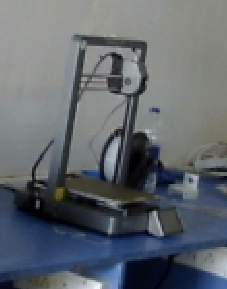
#> input picture seed/3d.png, 227 x 289 px, found by its file name
$ python front.py
#> lines starting #> are read from the running program, lines starting #| are printed output that depends on the picture
#!/usr/bin/env python3
"""
MISSILE LOCK MODE – LIVE CAMERA (FIXED FOR REAL TARGETS)
- Stricter validation to avoid false positives
- Motion tracking to maintain lock on real target
- Background subtraction to ignore static patterns
"""

import os
import cv2
import numpy as np
import time
from pathlib import Path
from collections import deque

# Suppress Qt font warnings
os.environ["QT_LOGGING_RULES"] = "qt5ct.debug=false;qt.qpa.fonts=false"

# ==================== CONFIG ====================
REF_PATH              = "/home/daniel/Desktop/drone/seed/3d.png"
CAMERA_ID             = 0
SESSION_DURATION      = 180  # 3 minutes

# MUCH STRICTER THRESHOLDS for live camera
TEMPLATE_THRESHOLD    = 0.6    # Increased from 0.3 - much stricter
ORB_CONFIRM_THRESHOLD = 15.0   # Increased from 6.0 - need more matches
ORB_RATIO_TEST        = 0.7    # Stricter ratio test

# Target validation
MIN_MATCHES_FOR_LOCK  = 20     # Minimum ORB matches to consider it real
MAX_MOVEMENT_PER_FRAME = 100    # Max pixels target can move between frames
HISTORY_SIZE          = 10      # Track last N positions for smoothing

DISPLAY_SCALE         = 0.65
REF_DISPLAY_WIDTH     = 110
LOCK_COLOR            = (0, 0, 255)   # Red
SEARCH_COLOR          = (0, 255, 0)   # Green
CONFIRMED_COLOR       = (0, 255, 255) # Yellow for confirmed targets
OUTPUT_FOLDER         = "live_screenshots"

ZOOM_PAD              = 25
FRAME_SKIP            = 1  # Process every frame for better tracking

# ==================== TARGET TRACKER CLASS ====================
class TargetTracker:
    # [58 lines left out: functions __init__, update, get_tracked_target, not called in this run]


# ==================== BACKGROUND SUBTRACTOR ====================
class BackgroundFilter:
    def __init__(self):
        self.backSub = cv2.createBackgroundSubtractorMOG2(detectShadows=False)
        self.foreground_mask = None

    # [10 lines left out: function filter_frame, not called in this run]


# ==================== MAIN ====================
def main():
    print("=== MISSILE LOCK MODE – LIVE CAMERA (STRICT TARGET VALIDATION) ===\n")
    print(f"Session duration: {SESSION_DURATION} seconds")
    print(f"Thresholds: TM>{TEMPLATE_THRESHOLD}, ORB>{ORB_CONFIRM_THRESHOLD}, MIN>{MIN_MATCHES_FOR_LOCK}")
    print("Press 'q' to quit, 'd' to debug view\n")

    # Load reference
    if not Path(REF_PATH).is_file():
        print(f"ERROR: Reference not found → {REF_PATH}")
        return

    ref_bgr = cv2.imread(REF_PATH)
#> ref_bgr is the input picture: shape (289, 227, 3); mean B, G, R 108.9, 102.6, 96.8
    if ref_bgr is None:
        print("ERROR: Could not load reference image")
        return

    ref_gray = cv2.cvtColor(ref_bgr, cv2.COLOR_BGR2GRAY)
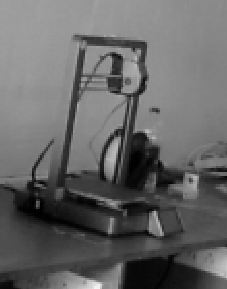
#> ref_gray: shape (289, 227); min 0, max 244, mean 101.6
    ref_h, ref_w = ref_gray.shape
#> ref_h = 289; ref_w = 227

    # Extract reference features
    orb_ref = cv2.ORB_create(nfeatures=5000)
    kp_ref, des_ref = orb_ref.detectAndCompute(ref_gray, None)
#> kp_ref = 1096 keypoints; strongest (x, y, size): (154, 213, 44.6), (155, 211, 31), (119, 91, 37.2), (119, 92, 31)
    if des_ref is None or len(des_ref) < 50:
        print("ERROR: Reference image doesn't have enough features!")
        return

    print(f"Reference loaded: {ref_w}x{ref_h}, {len(des_ref)} features")
#| Reference loaded: 227x289, 1096 features

    # Small overlay reference
    ref_small = cv2.resize(ref_bgr, (REF_DISPLAY_WIDTH, int(REF_DISPLAY_WIDTH * ref_bgr.shape[0] / ref_bgr.shape[1])))
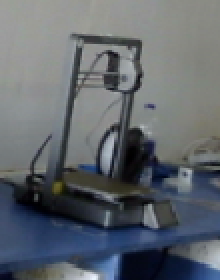
#> ref_small: shape (140, 110, 3) (shown 2 times larger); mean B, G, R 108.7, 102.4, 96.6

    # Multi-scale templates (narrower range for live)
    scales = [0.9, 1.0, 1.1]  # Reduced range to avoid false positives
    scaled_templates = []
    for s in scales:
        try:
            tmpl = cv2.resize(ref_gray, (int(ref_w * s), int(ref_h * s)))
            scaled_templates.append((s, tmpl))
        except:
            continue
#> after the loop, scaled_templates = 3 items

    # Initialize camera
#> (the run stopped early here; a loop or call above may not have finished)

$ run again, with seed/seed.png copied over seed/3d.png
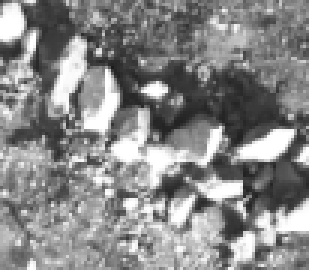
#> input picture seed/seed.png, 103 x 90 px, found by its file name (shown 3 times larger)
#> in main, ref_bgr is the input picture: shape (90, 103, 3); min 27, max 255, mean 135.6
#> kp_ref = 73 keypoints; strongest (x, y, size): (67, 54, 31), (33, 42, 31), (48, 37, 31), (49, 46, 31)
#| Reference loaded: 103x90, 73 features
#> in main, `ref_small = cv2.resize(ref_bgr, (REF_DISPLAY_WIDTH, int(REF_DISPLAY_WI..`:
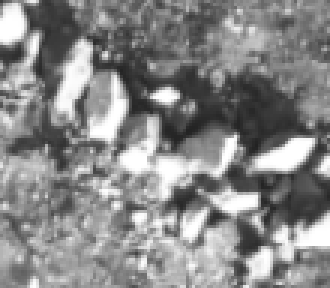
#> ref_small: shape (96, 110, 3) (shown 3 times larger); min 34, max 255, mean 135.5
#> the loop in main, `for s in scales:` made 3 passes
#> pass 3, in main, `tmpl = cv2.resize(ref_gray, (int(ref_w * s), int(ref_h * s)))`:
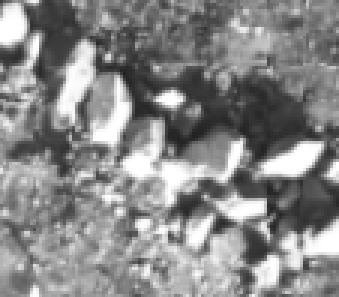
#> tmpl: shape (99, 113) (shown 3 times larger); min 33, max 255, mean 135.5
#> after the loop in main, `for s in scales:`: scaled_templates = 3 items

$ run again, with seed/seed1.png copied over seed/3d.png
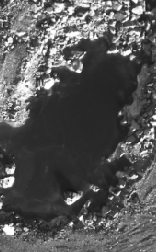
#> input picture seed/seed1.png, 156 x 252 px, found by its file name
#> in main, ref_bgr is the input picture: shape (252, 156, 3); min 20, max 255, mean 87.2
#> kp_ref = 510 keypoints; strongest (x, y, size): (81, 217, 31), (79, 72, 31), (80, 219, 31), (95, 37, 31)
#| Reference loaded: 156x252, 510 features
#> in main, `ref_small = cv2.resize(ref_bgr, (REF_DISPLAY_WIDTH, int(REF_DISPLAY_WI..`:
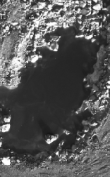
#> ref_small: shape (177, 110, 3); min 21, max 255, mean 87
#> the loop in main, `for s in scales:` made 3 passes
#> pass 3, in main, `tmpl = cv2.resize(ref_gray, (int(ref_w * s), int(ref_h * s)))`:
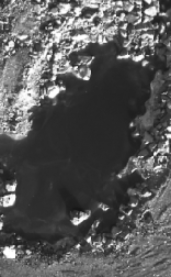
#> tmpl: shape (277, 171); min 20, max 255, mean 87.1
#> after the loop in main, `for s in scales:`: scaled_templates = 3 items

$ run again, with seed/connc.jpeg saved as seed/3d.png
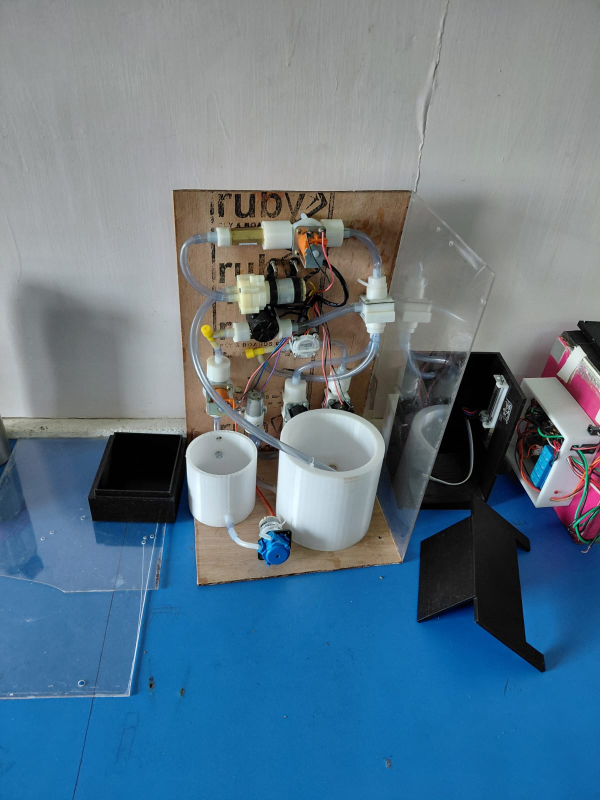
#> input picture seed/connc.jpeg, 1200 x 1600 px, found by its file name (shown at 1/2 size)
#> in main, ref_bgr is the input picture: shape (1600, 1200, 3); mean B, G, R 137.1, 119.7, 95.4
#> in main, `ref_gray = cv2.cvtColor(ref_bgr, cv2.COLOR_BGR2GRAY)`:
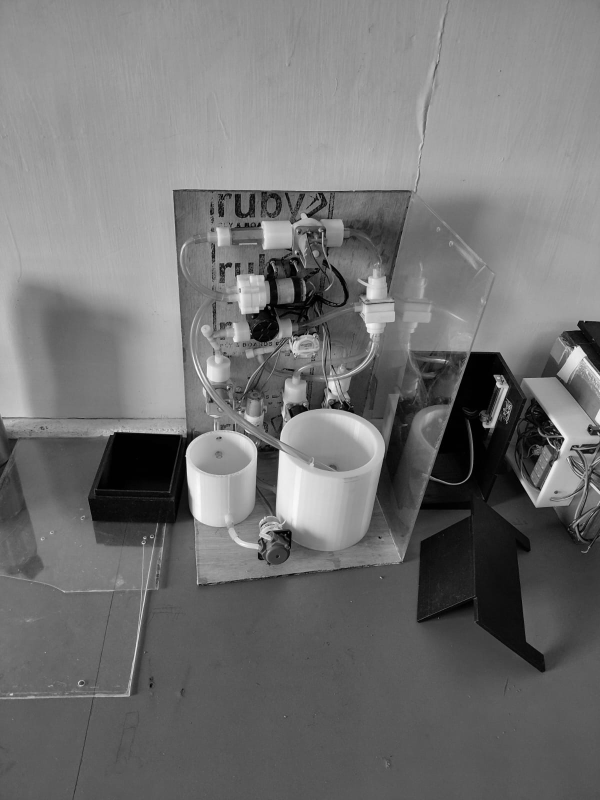
#> ref_gray: shape (1600, 1200) (shown at 1/2 size); min 0, max 255, mean 114.4
#> kp_ref = 5000 keypoints; strongest (x, y, size): (1150, 694, 31), (1126, 877, 44.6), (1127, 877, 31), (1122, 870, 31)
#| Reference loaded: 1200x1600, 5000 features
#> in main, `ref_small = cv2.resize(ref_bgr, (REF_DISPLAY_WIDTH, int(REF_DISPLAY_WI..`:
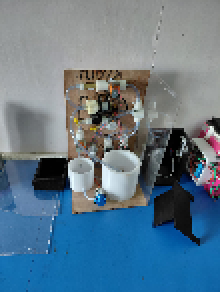
#> ref_small: shape (146, 110, 3) (shown 2 times larger); mean B, G, R 137.1, 119.7, 95.4
#> after the loop in main, `for s in scales:`: scaled_templates = 3 items
